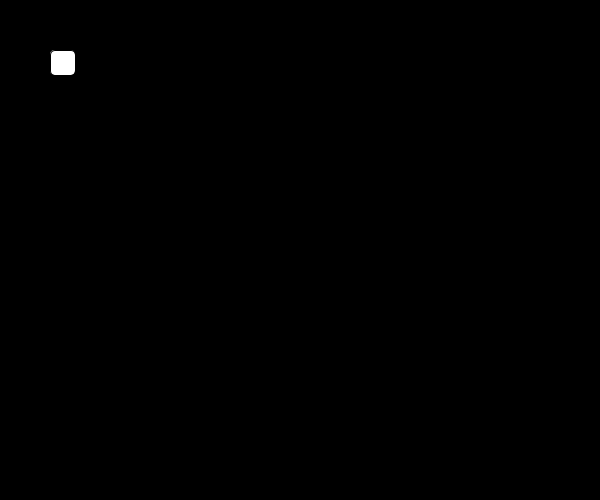
Frame 1 (no input)
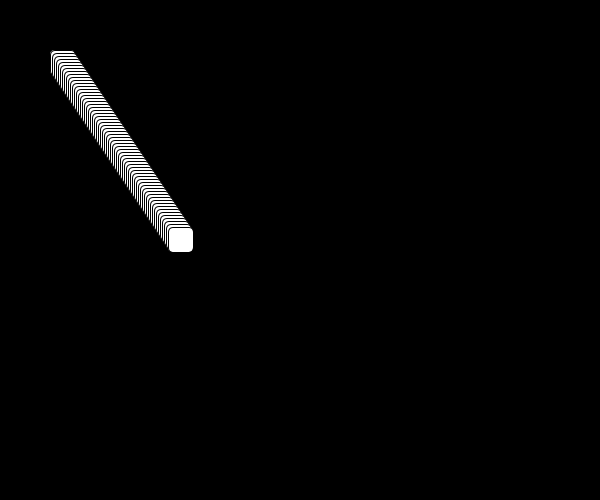
Frame 60 (the mouse pressed at the canvas centre just before this capture)
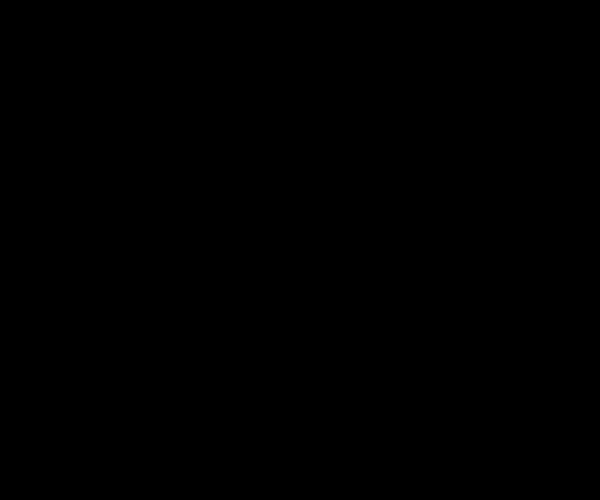
Frame 120 (the mouse held since frame 60 and released just before this capture)

The Processing sketch that drew these frames (run headless with seeded random() and noise(); from frame 60 on, the mouse is pressed at the canvas centre):

// Processing sketch: processing_103338
// ── processing_103338.pde

// Credit: Ren Ervin Bettendorf 

/* SCREENSAVERS FER DAYS BROSKIES */
void setup(){
  size(600,500);  
  background(0);
  frameRate(60);
}

int dx = 2;
int dy = 3;

int x = 50;
int y = 50;

void draw(){
    fill(255);
    rect(x,y,25,25,5);
  
    x = x + dx;
    y = y + dy;
    
    if ( x< 0 || x > 475){
       dx = -1 * dx;
    }
    
    if ( y < 0 || y > 475){
       dy = -1 * dy;  
    }
    
    if (mousePressed == true){
     background(0);
     x = mouseX;
     y = mouseY;
     dx = 2;
     dy = 3;
    }
    

}
